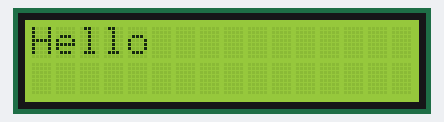
Simulated run of this program. Board: pyboard running MicroPython. On the bench: 16×2 character LCD. At 1.8 s the program stops and its outputs stay as they are.

Above: at 0.84 s.
At 1.26 s:
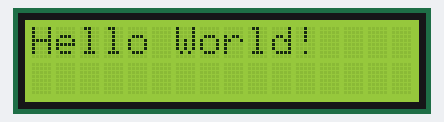
At 1.9 s:
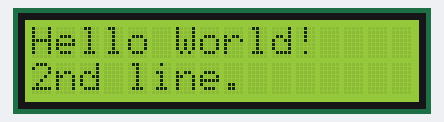

The program:

lcd.py
```python
from pyb import Pin
from time import sleep_ms, sleep_us, ticks_us
from machine import Timer

RS = Pin(5, Pin.OUT)
E = Pin(4, Pin.OUT)
D4 = Pin(14, Pin.OUT)
D5 = Pin(12, Pin.OUT)
D6 = Pin(13, Pin.OUT)
D7 = Pin(15, Pin.OUT)

# Define some device constants
WIDTH = 16 # Maximum characters per line
CHR = True
CMD = False
LINE1 = 0x80 # LCD RAM address for the 1st line
LINE2 = 0xC0 # LCD RAM address for the 2nd line
DELAY = 15 #ms

def lcd_enable():
    E.value(1)
    sleep_ms(DELAY)
    E.value(0)
    sleep_ms(DELAY)

def lcd_byte(bits, Mode=True): #CMD:False, CHR=True
    E.value(0)
    RS.value(1 if Mode else 0)
    D7.value(1 if (0x80 & bits) else 0)
    D6.value(1 if (0x40 & bits) else 0)
    D5.value(1 if (0x20 & bits) else 0)
    D4.value(1 if (0x10 & bits) else 0)
    # print("%s %02x %d %d %d %d" % (str(chr), bits,D4.value(), D5.value(), D6.value(), D7.value()))
    lcd_enable()
    #
    E.value(0)
    RS.value(1 if Mode else 0)
    D7.value(1 if (0x08 & bits) else 0)
    D6.value(1 if (0x04 & bits) else 0)
    D5.value(1 if (0x02 & bits) else 0)
    D4.value(1 if (0x01 & bits) else 0)
    # print("%d %d %d %d" % (D4.value(), D5.value(), D6.value(), D7.value()))
    lcd_enable()

def lcd_init():
    sleep_ms(DELAY)
    lcd_byte(0x33, CMD)
    lcd_byte(0x32, CMD)
    lcd_byte(0x06, CMD)
    lcd_byte(0x0C, CMD)
    lcd_byte(0x28, CMD)
    lcd_clear()

def lcd_clear():
    lcd_byte(0x01, CMD)
    lcd_byte(LINE1, CMD)

def lcd_str(msg, line=LINE1):
    lcd_byte(line, CMD)
    if len(msg) > WIDTH:
        print("over length")
        return
    for i in range(len(msg)):
        lcd_byte(ord(msg[i]), CHR)

if __name__ == '__main__':
    lcd_init()
    lcd_str("Hello World!", LINE1)
    lcd_str("2nd line.", LINE2)

#
```
